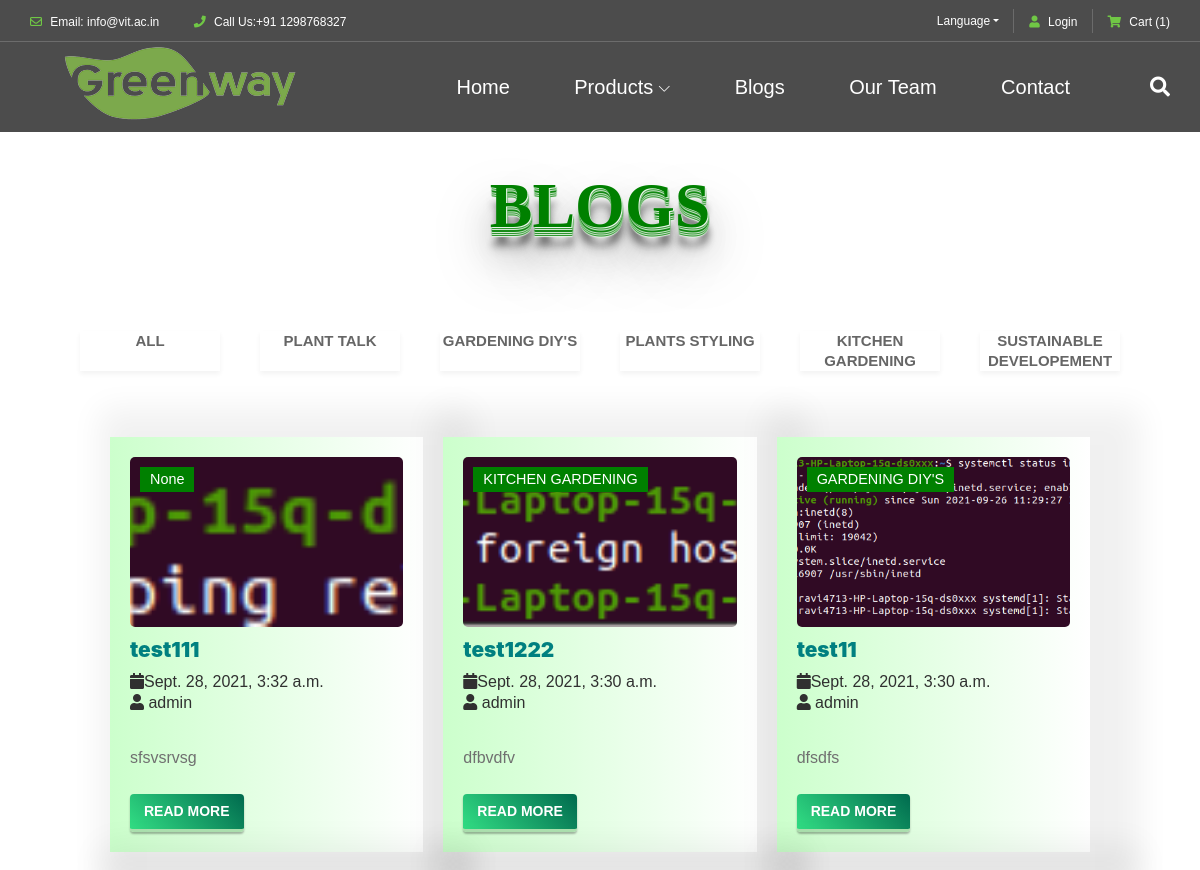
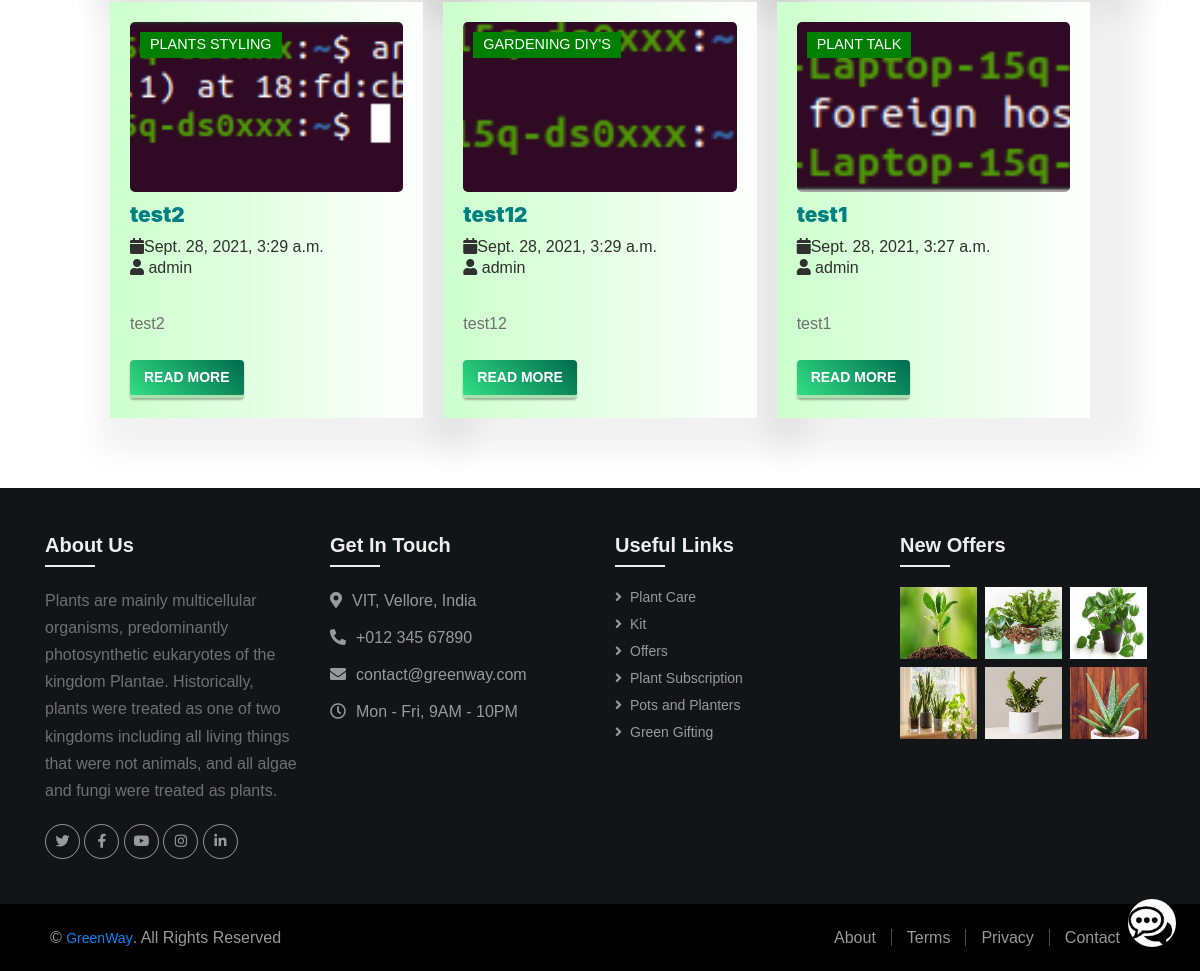
/blogs/blog_home, run on the app's committed database (2 pictures, top to bottom).
### blogs/models.py (models this page shows, shortened)
class BlogPlant(models.Model):
    author = models.ForeignKey(User, on_delete=models.CASCADE, related_name= 'post_author')
    blog_title = models.CharField(max_length= 264)
    slug = models.SlugField(max_length=264, unique=True, default='',editable=False)
    blog_content = models.TextField()
    blog_image = models.ImageField(upload_to= 'blog_image')
    publish_date = models.DateTimeField(auto_now_add=True)
    category = models.ForeignKey(Category, on_delete = models.CASCADE, related_name ='blog_cat')
    class Meta:
        ordering = ['-publish_date']

class Category(models.Model):
    category = models.CharField(max_length = 50, unique = True)
    def __str__(self):
        return self.category

### blogs/views.py (the view)
# urls.py: path('blog_home', views.blog_home, name='blogs'),
def blog_home(request):
    context = {
        "blogs": BlogPlant.objects.all(),
        "tags": {
        'plant': 'PLANT TALK',
        'gardening': 'GARDENING DIY\'S',
        'styling' : 'PLANTS STYLING',
        'kitchen' : 'KITCHEN GARDENING',
        'developement' : 'SUSTAINABLE DEVELOPEMENT'
        }
    }
    return render(request, "blogs/blog_home.html", context)

### blogs/template_tags/get_plant_Cat.py (called while the page is built)
@register.filter
def get_plant_Cat(dictionary, key):
    return dictionary.get(str(key))

### templates/blogs/blog_home.html (shortened to what this page needs)
{% extends "base.html" %}
{% load static %}
{% load get_plant_Cat %}
{% block content %}
<link rel="stylesheet" type="text/css" href="{% static 'css/blog.css' %}"/>
<link rel="stylesheet" href="https://cdnjs.cloudflare.com/ajax/libs/magnific-popup.js/1.1.0/magnific-popup.min.css">
<h2 class="title-blog">BLOGS</h2>
<section id="blog">
    <div class="gallery">
        <ul class="blog-filter">
            <li class="list blog-filter-active" data-filter="all">ALL</li>
            <li class="list" data-filter="plant">PLANT TALK</li>
            <li class="list" data-filter="gardening">GARDENING DIY'S</li>
            <li class="list" data-filter="styling">PLANTS STYLING</li>
            <li class="list" data-filter="kitchen ">KITCHEN GARDENING</li>
            <li class="list" data-filter= "developement">SUSTAINABLE DEVELOPEMENT</li>
        </ul>
    </div>
    <div class="blog-container">
      {% for i in blogs %}
      <div class="blog-box {{ i.category }}">
          <div class="blog-img">
              <img src="/media/{{ i.blog_image }}">
              <span class="category">
                {{ tags|get_plant_Cat:i.category}}
              </span>
          </div>
              <div class="blog-text">
                  <h4 class="strong">{{ i.blog_title }}</h4>
                  <h6 class="published-date"><i class="fa fa-calendar" aria-hidden="true"></i>{{ i.publish_date }}</h6>
                  <h6><i class="fa fa-user "></i> {{ i.author }}</h6><br>
              </div>
              <div class="para">
                  <p>{{ i.blog_content|slice:":255" }}</p>
              </div>
              <a href="{% url 'blog_details' the_slug=i.slug %}" class="square_btn">READ MORE</a>
      </div>
      {% endfor %}
    </div>
</section>
{% endblock content %}

### static_in_env/css/blog.css (style rules this page uses)
.title-blog { transform: translate(50%, -50%); text-transform: uppercase; font-family: verdana; font-size: 4em; font-weight: 700; color: green; text-shadow: 1px 1px 1px white, 1px 2px 1px green, 1px 3px 1px white, 1px 4px 1px green, 1px 5px 1px green, 1px 6px 1px white, 1px 7px 1px green, 1px 8px 1px white, 1px 9px 1px green, 1px 10px 1px white, 1px 18px 6px rgba(16, 16, 16, 0.4), 1px 22px 10px rgba(16, 16, 16, 0.2), 1px 25px 35px rgba(16, 16, 16, 0.2), 1px 30px 60px rgba(16, 16, 16, 0.4); justify-content: center; margin-top: 50px; text-align: center; display: flex; position: relative; right: 50%; }
.gallery .blog-filter { display: flex; align-items: center; justify-content: center; flex-wrap: wrap; padding: 20px 15px; list-style: none; }
.gallery .list { height: 40px; width: 140px; background: #fff; color: #666; font-size: 15px; line-height: 20px; cursor: pointer; margin: 20px; box-shadow: 0 3px 5px rgba(0, 0, 0, 0.05); text-align: center; font-family: Verdana, Geneva, Tahoma, sans-serif; font-weight: 900; }
.blog-container { display: grid; max-width: 1200px; grid-template-columns: 1fr 1fr 1fr; grid-template-rows: auto; margin: auto; justify-content: center; }
.blog-box { padding: 20px; margin: 10px; box-shadow: 20px 2px 30px 30px rgba(0, 0, 0, 0.06); background: linear-gradient(to right, #ccffcc 0%, #ffffff 100%); }
.blog-img { width: 100%; display: flex; min-height: 185px; overflow: hidden; border-radius: 5px; position: relative; }
.blog-img img { width: 100%; height: auto; object-fit: cover; object-position: center; }
.category { color: #ffffff; position: absolute; left: 10px; top: 10px; padding: 2px 10px; font-size: 0.9rem; background-color: green; }
.blog-text .strong { font-size: 1.3rem; color: teal; display: flex; font-weight: 900; margin: 10px 0px; line-height: 25px; font-family: -apple-system, BlinkMacSystemFont, 'Segoe UI', Roboto, Oxygen, Ubuntu, Cantarell, 'Open Sans', 'Helvetica Neue', sans-serif; }
.published-date { margin-bottom: 2px; }
.para { font-size: 1.1rem; font-family: 'Gill Sans', 'Gill Sans MT', Calibri, 'Trebuchet MS', sans-serif; color: black; font-weight: 500; }
@media (max-width:1200px) { .blog-container { max-width: 1000px; } }
@media (max-width:1200px) { .blog-img { min-height: auto; height: 170px; } }
.square_btn { display: inline-block; padding: 0.5em 1em; text-decoration: none; border-radius: 4px; color: #ffffff; background-image: -webkit-linear-gradient(45deg, #32de84 0%, #006A4E 100%); background-image: linear-gradient(45deg, #32de84 0%, #006A4E 100%); box-shadow: 0px 2px 2px rgba(0, 0, 0, 0.29); border-bottom: solid 3px #ACE1AF; margin-top: 2.5%; font-weight: 900; }

### static_in_env/css/footer.css (style rules this page uses)
body { margin: 0; font-family: Arial, Helvetica, sans-serif; background: #ffffff; }
a { transition: .3s; }

### static_in_env/css/home/classy-nav.css (style rules this page uses)
* { margin: 0; padding: 0; }
body { font-family: "Roboto", sans-serif; }
ul, ol { margin: 0; }
ul li, ol li { list-style: none; }
img { height: auto; max-width: 100%; }

### data on the page
BlogPlant: blog_image (picture), category.category "None", blog_title "test111", publish_date "Sept. 28, 2021, 3:32 a.m.", author "admin", blog_content "sfsvsrvsg"
BlogPlant: blog_image (picture), category.category "KITCHEN GARDENING", blog_title "test1222", publish_date "Sept. 28, 2021, 3:30 a.m.", author "admin", blog_content "dfbvdfv"
BlogPlant: blog_image (picture), category.category "GARDENING DIY'S", blog_title "test11", publish_date "Sept. 28, 2021, 3:30 a.m.", author "admin", blog_content "dfsdfs"
BlogPlant: blog_image (picture), category.category "PLANTS STYLING", blog_title "test2", publish_date "Sept. 28, 2021, 3:29 a.m.", author "admin", blog_content "test2"
BlogPlant: blog_image (picture), category.category "GARDENING DIY'S", blog_title "test12", publish_date "Sept. 28, 2021, 3:29 a.m.", author "admin", blog_content "test12"
BlogPlant: blog_image (picture), category.category "PLANT TALK", blog_title "test1", publish_date "Sept. 28, 2021, 3:27 a.m.", author "admin", blog_content "test1"
